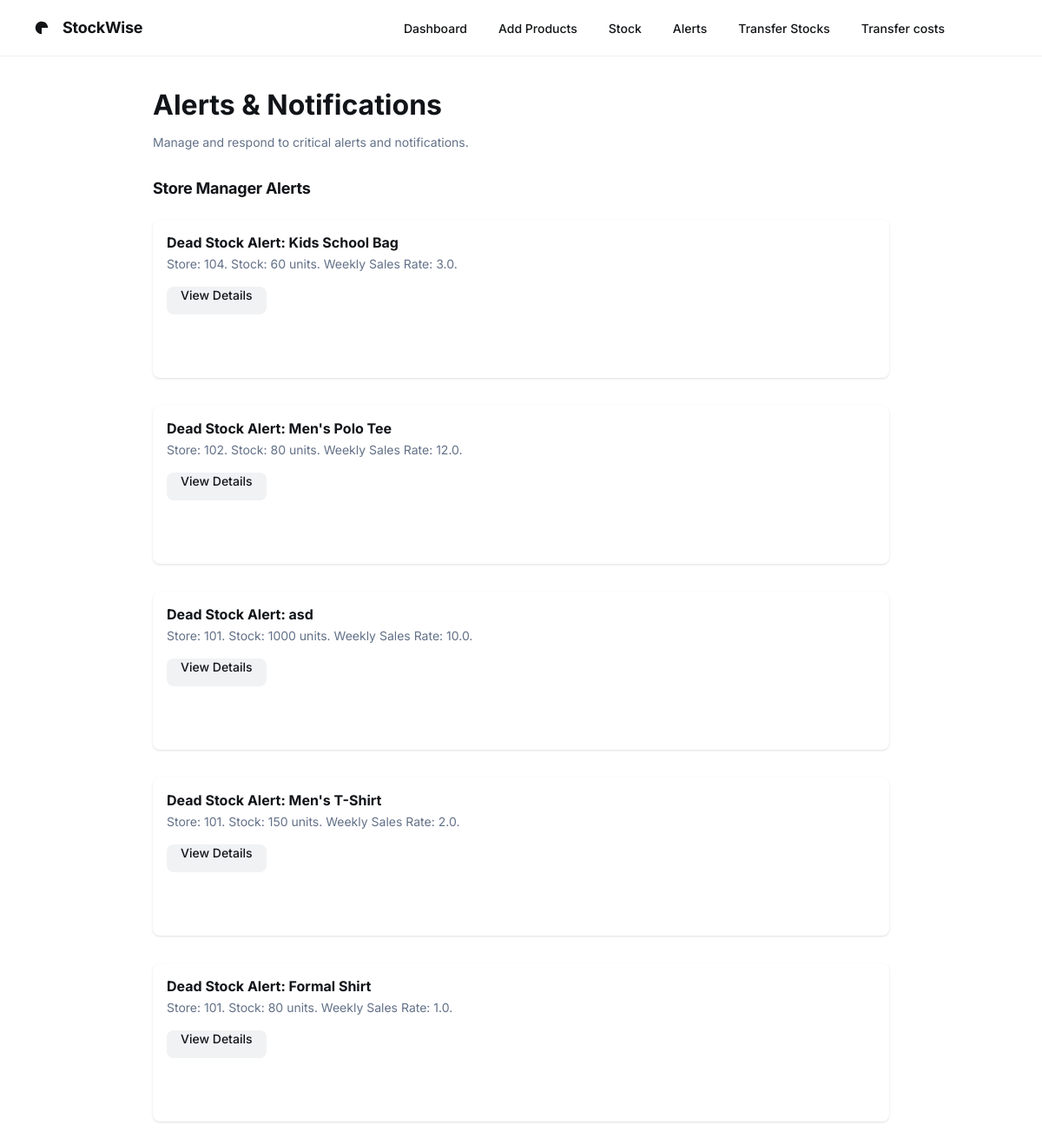
The app's page /alerts/ with its own data.
### app/models.py (models this page shows, shortened)
class Product(models.Model):
    product_id = models.AutoField(primary_key=True)
    name = models.CharField(max_length=100)
    category = models.CharField(max_length=100)
    brand = models.CharField(max_length=100)
    description = models.TextField(blank=True)
    store_id = models.IntegerField()
    current_stock = models.PositiveIntegerField()
    weekly_sales_rate = models.FloatField()
    price = models.DecimalField(max_digits=10, decimal_places=2)
    is_dead_stock = models.BooleanField(default=False)

### app/views.py (the view)
# urls.py: path("alerts/", views.alerts_view, name="alerts"),
def alerts_view(request):
    dead_stock_products = Product.objects.filter(is_dead_stock=True).order_by('-store_id')
    return render(request, "alerts.html", {"alerts": dead_stock_products})

### app/templates/alerts.html (shortened to what this page needs)
<html>
  <head>
    <script src="https://cdn.tailwindcss.com?plugins=forms,container-queries"></script>
  </head>
  <body>
    <div class="relative flex size-full min-h-screen flex-col bg-white group/design-root overflow-x-hidden" style='font-family: Inter, "Noto Sans", sans-serif;'>
      <div class="layout-container flex h-full grow flex-col">
        <header class="flex items-center justify-between whitespace-nowrap border-b border-solid border-b-[#f1f2f4] px-10 py-3">
          <div class="flex items-center gap-4 text-[#121416]">
            <div class="size-4">
            </div>
            <h2 class="text-[#121416] text-lg font-bold leading-tight tracking-[-0.015em]">StockWise</h2>
          </div>
          <div class="flex flex-1 justify-end gap-8">
            <div class="flex items-center gap-9">
              <a class="text-[#121416] text-sm font-medium leading-normal" href="{% url 'index' %}">Dashboard</a>
              <a class="text-[#121416] text-sm font-medium leading-normal" href="{% url 'add_product' %}">Add Products</a>
              <a class="text-[#121416] text-sm font-medium leading-normal" href="{% url 'inventory' %}">Stock </a>
              <a class="text-[#121416] text-sm font-medium leading-normal" href="{% url 'alerts' %}">Alerts</a>
              <a class="text-[#121416] text-sm font-medium leading-normal" href="{% url 'request_transfer' %}">Transfer Stocks</a>
              <a class="text-[#121416] text-sm font-medium leading-normal" href="{% url 'transport_costs' %}">Transfer costs</a>
            </div>
            <div
              class="bg-center bg-no-repeat aspect-square bg-cover rounded-full size-10"
              style='background-image: url("https://lh3.googleusercontent.com/aida-public/AB6AXuCF67tXg4bvG3M5rg4zgrXOFLXDf69WZmt6-blrzRYOPn3gpKvOOqq35UY-CRBfMkkQqdvJwSx-1xjPsQF8ZoiezgYBeFFElPXshTHGKrFoSET5sgel52CsYMzIDgy3Eg9EDgLa5WYDKlkOqFjXRcYPN6xOrJjx4ECWkO3IQ6a0WVE2WtvW8477aFv_ZAxa6AzJXuNr3ZhvehxNx3E58NIESZT-SVpHrla-XFjFchAHIGwGxrYDbY2goggM1Iahi2If005SJuhPIqs");'
            ></div>
          </div>
        </header>
        <div class="px-40 flex flex-1 justify-center py-5">
          <div class="layout-content-container flex flex-col max-w-[960px] flex-1">
            <div class="flex flex-wrap justify-between gap-3 p-4">
              <div class="flex min-w-72 flex-col gap-3">
                <p class="text-[#111418] tracking-light text-[32px] font-bold leading-tight">Alerts &amp; Notifications</p>
                <p class="text-[#637188] text-sm font-normal leading-normal">Manage and respond to critical alerts and notifications.</p>
              </div>
            </div>
            <h3 class="text-[#111418] text-lg font-bold leading-tight tracking-[-0.015em] px-4 pb-2 pt-4">Store Manager Alerts</h3>
            {% for alert in alerts %}
<div class="p-4">
  <div class="flex items-stretch justify-between gap-4 rounded-lg bg-white p-4 shadow">
    <div class="flex flex-[2_2_0px] flex-col gap-4">
      <div class="flex flex-col gap-1">
        <p class="text-[#111418] text-base font-bold leading-tight">Dead Stock Alert: {{ alert.name }}</p>
        <p class="text-[#637188] text-sm font-normal leading-normal">
          Store: {{ alert.store_id }}. Stock: {{ alert.current_stock }} units. Weekly Sales Rate: {{ alert.weekly_sales_rate }}.
        </p>
      </div>
      <button class="flex w-fit h-8 px-4 rounded-lg bg-[#f0f2f4] text-[#111418] text-sm font-medium">
        <span class="truncate">View Details</span>
      </button>
    </div>
    <div class="w-full bg-center bg-no-repeat aspect-video bg-cover rounded-lg flex-1" style="background-image: url('https://source.unsplash.com/random/400x300/?warehouse');"></div>
  </div>
</div>
{% empty %}
  <div class="px-4 py-3 text-gray-500">No dead stock alerts yet.</div>
{% endfor %}
        </div>
      </div>
    </div>
  </body>
</html>

### records on screen
Product: name "Kids School Bag", store_id "104", current_stock "60", weekly_sales_rate "3.0"
Product: name "Men's Polo Tee", store_id "102", current_stock "80", weekly_sales_rate "12.0"
Product: name "asd", store_id "101", current_stock "1000", weekly_sales_rate "10.0"
Product: name "Men's T-Shirt", store_id "101", current_stock "150", weekly_sales_rate "2.0"
Product: name "Formal Shirt", store_id "101", current_stock "80", weekly_sales_rate "1.0"
